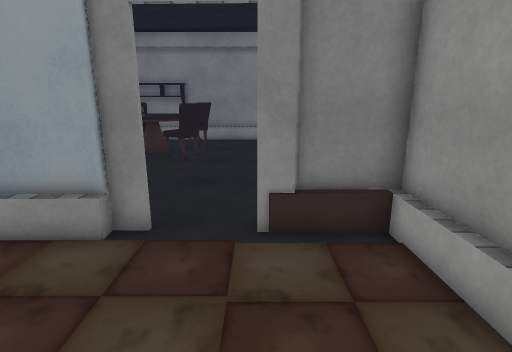
view 1 (above)

17 first-person views from a walk through a Unity game level. The camera is 1.5 m above the floor, tilts 14° down and sees 80° across. The floor is counted in squares, 0.5 m on a side. Each view is taken from the middle of a square. On the plan, view 1 faces up. The plan holds only what a view shows up to about 20 squares ahead; the rest is blank. The place goes on beyond the plan. The player is left out. Some animated figures are left out. Some surface patterns are stand-ins.

view 2
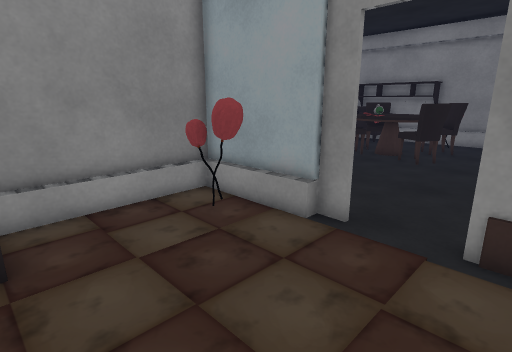

view 3
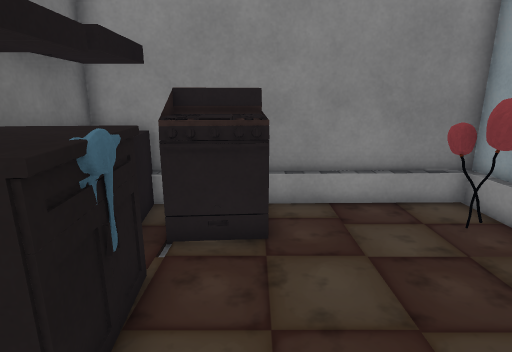

view 4
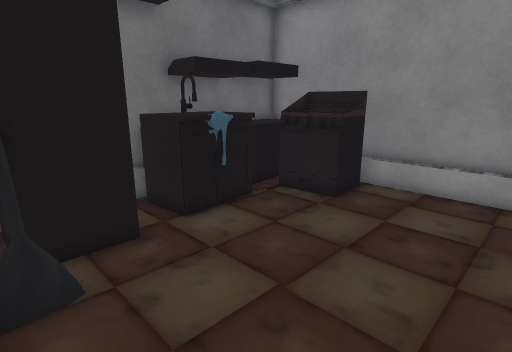

view 5
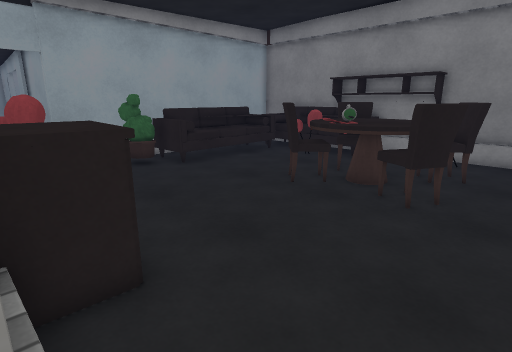

view 6
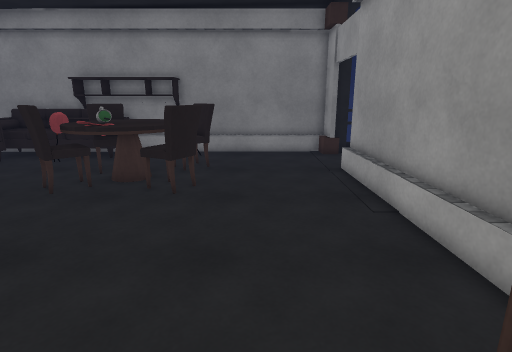

view 7
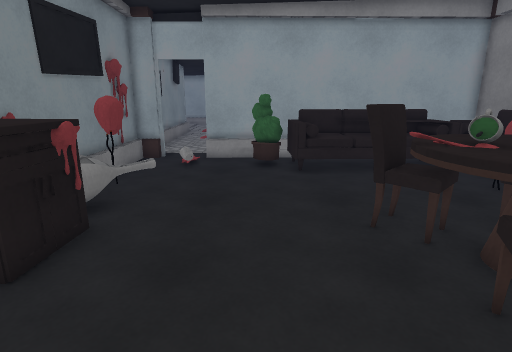

view 8
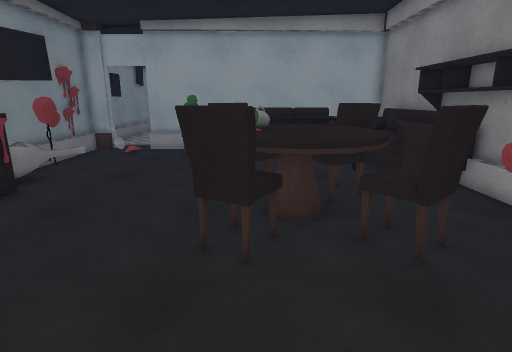

view 9
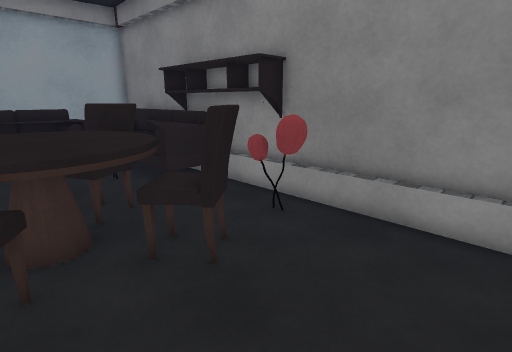

view 10
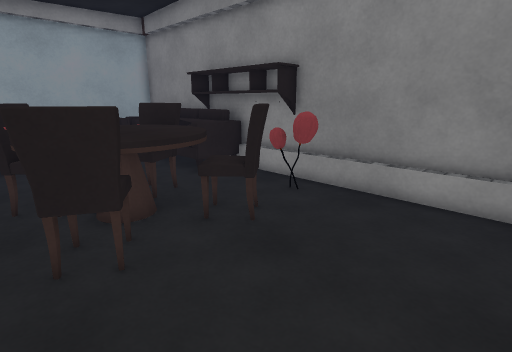

view 11
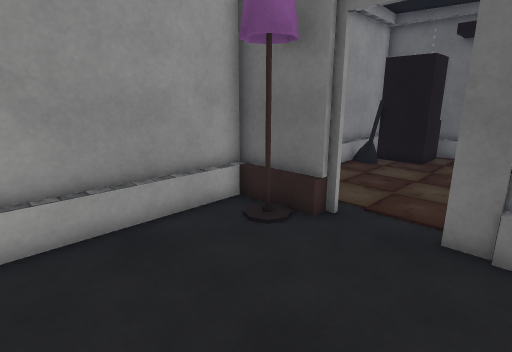

view 12
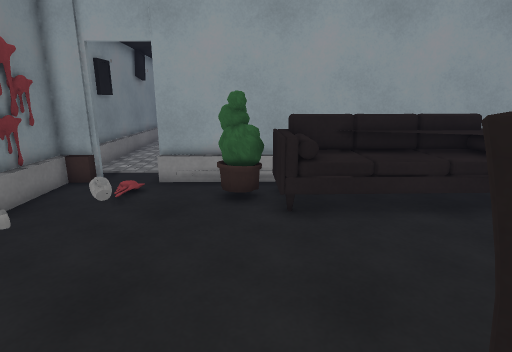

view 13
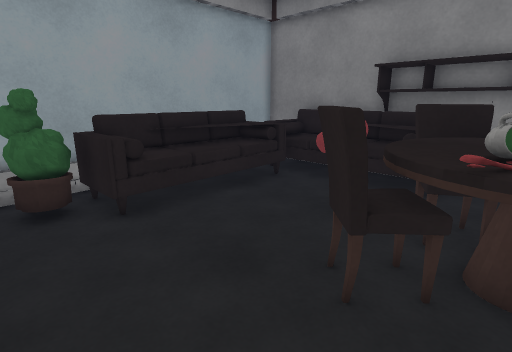

view 14
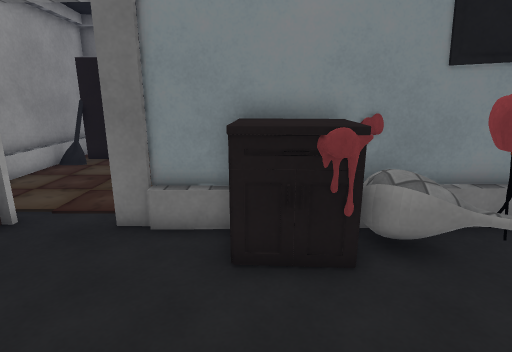

view 15
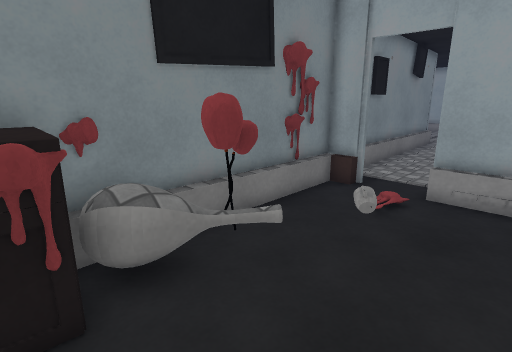

view 16
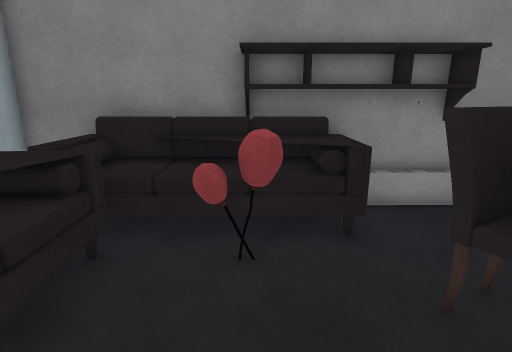

view 17
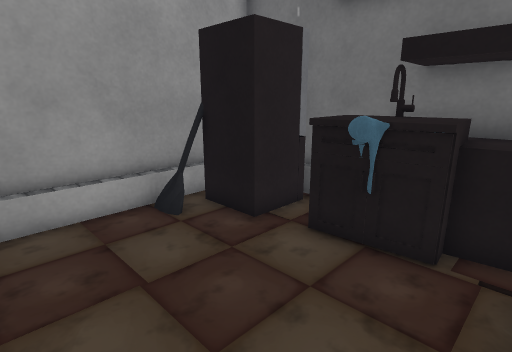

### Floor plan
Points are (right, up) in squares from view 1. A wall is a line through its corners. A room is listed if a view was taken in it or the views show most of it. See-through windows are left out.
Room 1 (views 1, 2, 3, 4, 5, 6, 17)
walls: (-2.7, -1.5) (-2, -1.6); (-2.3, -1.6) (-2, -1.9); (-2.8, -1.6) (-2, -1.6); (-2.4, -1.7) (-1.9, -1.8); (-2.8, -1.7) (-2.6, -1.6); (-2.7, -1.8) (-2.5, -1.7) (-2.1, -1.9); (-2.8, -1.8) (-2.5, -1.7); (-2.5, 6.7) (-8.1, 6.6); (2.4, -1.4) (2.4, -0.5); (-3.6, -3.9) (-3.8, -1.9) (-1.1, -1.7) (-0.9, -3.6); (3.3, 6.8) (0, 6.7); (-7.8, -3) (-3.7, -2.6); (-8.1, 6.8) (-7.9, -4.6); (3.7, -4.1) (3.5, 7) (0.9, 7)
low walls: (-7.8, 6.2) (-7.7, 1)
ways out: opening at (-1, 7) to room 2; gap at (-5, 6)
objects: stove (-7, -2) to (-5, 0); other object (-6, 5) to (-5, 5); fridge (0, -3) to (3, -1); other object (3, -4)
Room 2 (views 7, 8, 9, 10, 11, 12, 13, 14, 15, 16)
walls: (-10.4, 24.8) (-17.6, 24.8) (-17.4, 10.4); (3.2, 23.4) (3.2, 24.8) (-5.6, 24.8); (0.2, 7.3) (3.5, 7.4) (3.3, 19.9); (-15.6, 7.1) (-15.3, 7) (-14.7, 6.6); (-15.9, 7.1) (-15.2, 6.8) (-15, 6.6); (-15.9, 7) (-14.6, 6.8); (-16, 7) (-14.7, 6.9); (-16, 6.8) (-14.7, 7); (-17.3, 8.1) (-17.3, 6.7) (-2.5, 6.9); (-16.3, 7) (-10.3, 7.1); (-17.5, 7.9) (-17, 7.9)
low walls: (-5.5, 7.2) (-3.5, 7.3); (-8.7, 7) (-8.1, 6.8); (-8.7, 7) (-8.1, 6.7); (-0.1, 24.5) (-5.5, 24.5); (-17.1, 14.9) (-17.1, 14.1); (-17.1, 13.2) (-17.1, 10.4); (2.1, 7.6) (3.1, 7.6) (3, 15.5); (-17, 7.9) (-17, 7.1)
ways out: opening at (-1, 7) to room 1; opening at (3.5, 21.5)
objects: plant (-16, 13) to (-15, 14); sofa (-16, 15) to (-14, 22); sofa (-16, 22) to (-9, 24); other object (-13, 10); other object (-12, 8) to (-11, 9); other object (-12, 21) to (-11, 21); shelf (-11, 24) to (-6, 25); vase (-10, 8) to (-8, 9); chair (-9, 16) to (-8, 17); other object (-8, 8) to (-6, 9); table (-8, 16) to (-4, 20); chair (-8, 19) to (-7, 21); chair (-5, 16) to (-3, 17); chair (-5, 19) to (-3, 21); other object (-5, 23) to (-4, 24); lamp (1, 8)

Positions as (right, up) in squares from view 1, and headings:
1: (0, 0), facing up
2: (1, 0), facing up-left
3: (1, 0), facing left
4: (3, 5), facing down-left
5: (-1, 7), facing up-left
6: (-1, 6), facing up
7: (-1, 13), facing left
8: (2, 17), facing left
9: (1, 17), facing up-left
10: (2, 15), facing up-left
11: (-4, 14), facing down-right
12: (-6, 14), facing left
13: (-6, 12), facing up-left
14: (-6, 14), facing down
15: (-7, 13), facing down-left
16: (-11, 16), facing up
17: (-5, 4), facing down-right
